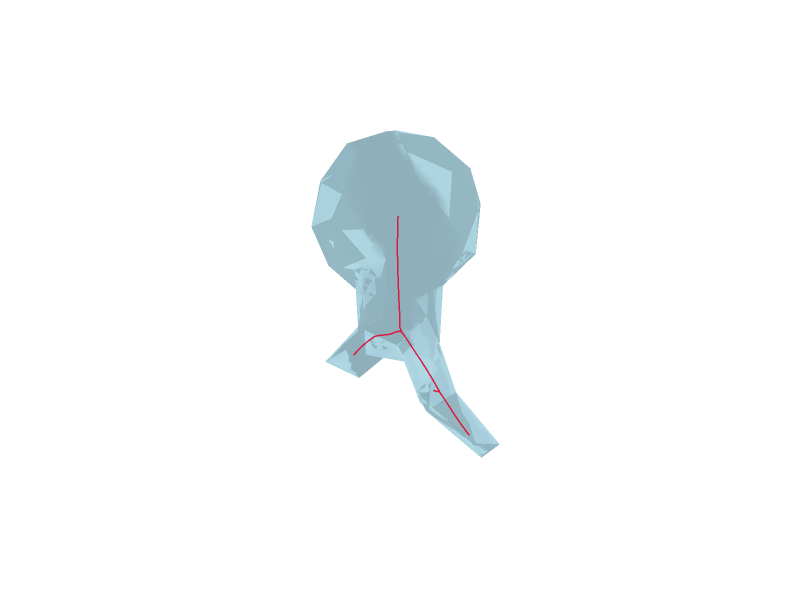

Notebook code cell kept with this figure:
### Markdown cell above
## Visualize mesh with skeleton overlay

### Code cell
fig = mm.visualize_mesh_3d(skel=skeleton, show_axes=False, title="")
fig.show()

### Figure 1 — Plotly figure (JSON) as saved in the notebook; plotly's stock layout.template omitted (floating-point values rounded to 4 significant figures; data arrays with more than 128 entries replaced by an {"elided": "..."} marker saying what was removed)
{"data": [{"color": "lightblue", "i": {"elided": "2830 int values"}, "j": {"elided": "2830 int values"}, "k": {"elided": "2830 int values"}, "name": "Mesh", "opacity": 0.8, "type": "mesh3d", "x": {"elided": "1417 float values"}, "y": {"elided": "1417 float values"}, "z": {"elided": "1417 float values"}}, {"line": {"color": "crimson", "width": 3}, "mode": "lines", "name": "Skeleton 0", "opacity": 0.95, "showlegend": false, "type": "scatter3d", "x": {"elided": "408 float values"}, "y": {"elided": "408 float values"}, "z": {"elided": "408 float values"}}], "layout": {"autosize": false, "height": 600, "scene": {"aspectmode": "data", "xaxis": {"visible": false}, "yaxis": {"visible": false}, "zaxis": {"visible": false}}, "title": {"text": ""}, "width": 800}}
